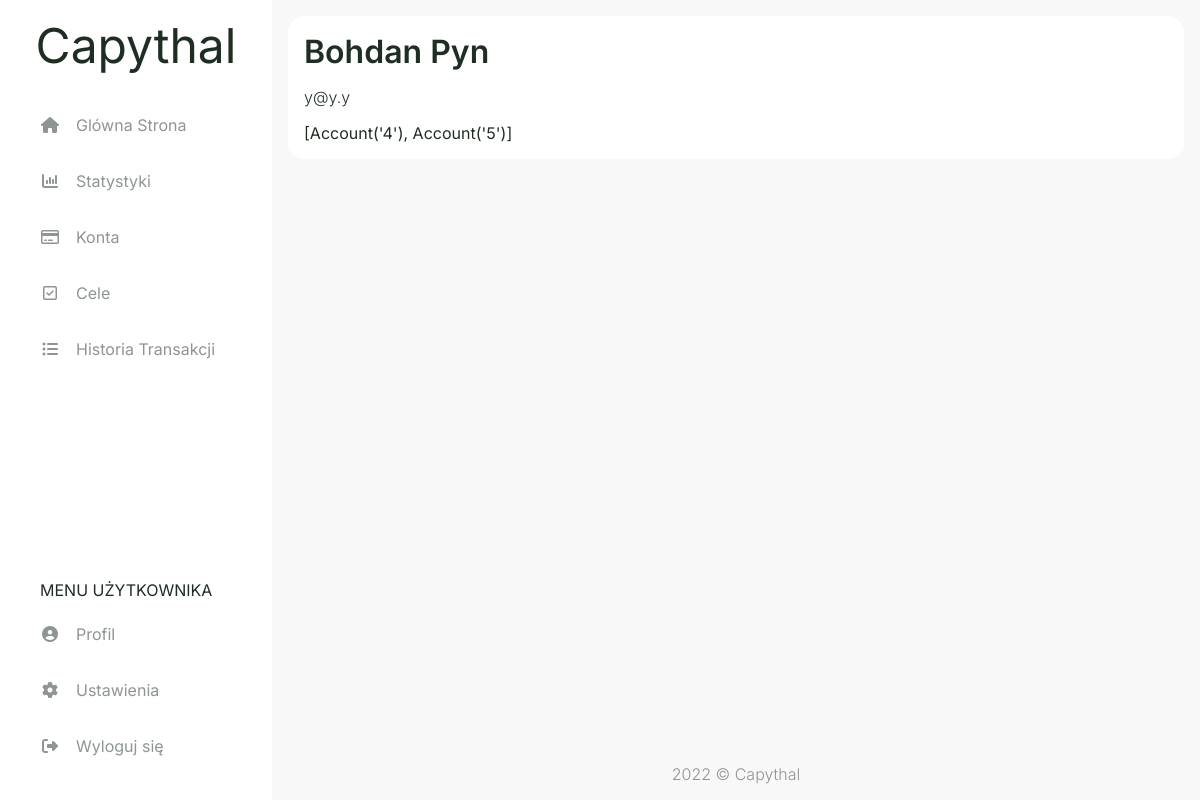
Before: /userpage (signed in) with the older database file.
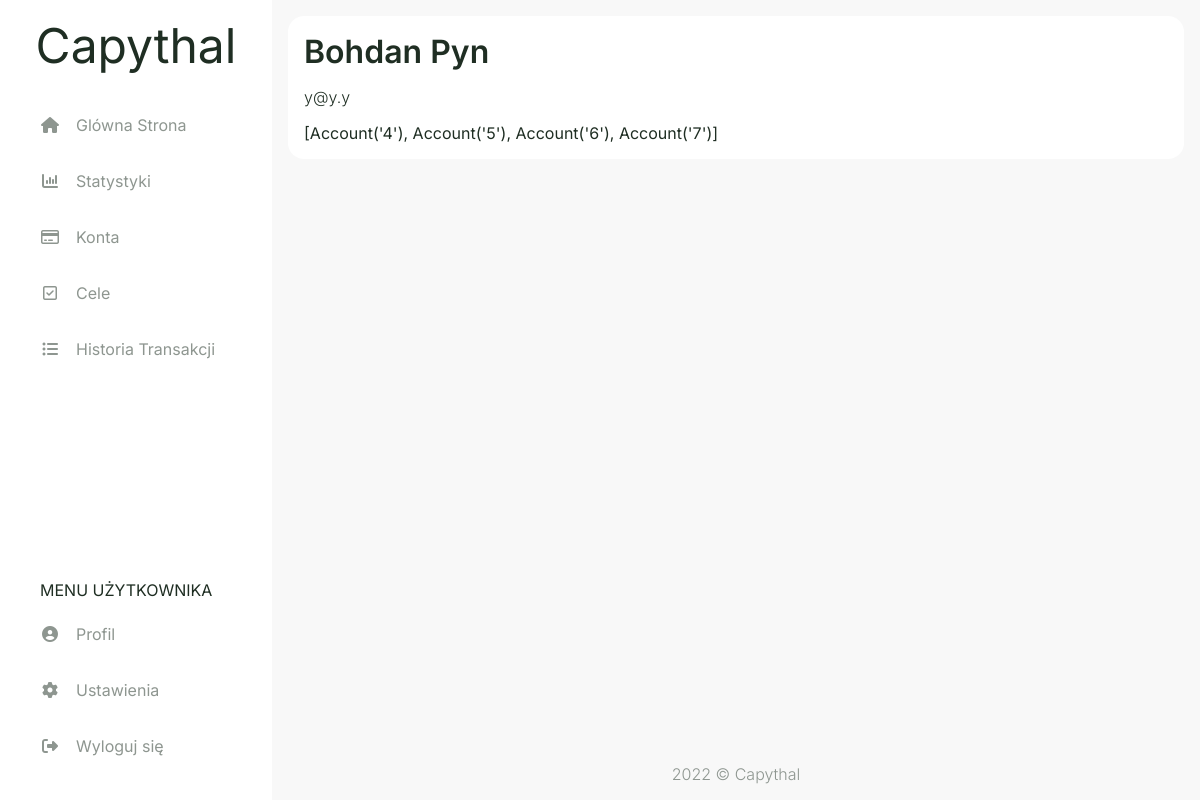
After: the same page with the newer database file.
### capythal/models.py (models this page shows)
class account(db.Model):
    id = db.Column(db.Integer, primary_key=True)
    user_id = db.Column(db.Integer, db.ForeignKey('user.id'), nullable=False)
    currency_id = db.Column(db.Integer, db.ForeignKey('currency.id'), nullable=False)
    card_id = db.Column(db.Integer, db.ForeignKey('card.id'))
    acc_type_id = db.Column(db.Integer, db.ForeignKey('acc_type.id'), nullable=False)
    style_id = db.Column(db.Integer, db.ForeignKey('style.id'), nullable=False)
    amount = db.Column(db.Float(20,2), default = 0)
    card_number = db.Column(db.String(4))
    fin_inst = db.Column(db.String(20))
    transaction = db.relationship("transaction", backref="account", lazy=True)
    settings = db.relationship("settings", back_populates="account", uselist=False)
    goal = db.relationship("goal", backref="account", lazy=True)
    def __repr__(self):
        return f"Account('{self.id}')"

### capythal/routes.py (the view)
@app.route('/userpage')
@login_required
def userpage():
    return render_template("userpage.html")

### capythal/models.py (called while the page is built)
@login_manager.user_loader
def load_user(user_id):
    return user.query.get(int(user_id))

### capythal/templates/userpage.html (shortened to what this page needs)
{% extends "layout.html" %}
{% set active_page = "userpage" %}
{% block head %}
  {{ super() }}
  <link rel="stylesheet" href="{{ url_for('static', filename='css/userpage.css') }}">
{% endblock %}
{% block content %}
<div class="userpage-flexbox">
  <div class="user-full-name">{{ current_user.name }} {{ current_user.surname }}</div>
  <div class="user-email">{{ current_user.email }}</div>
  <div class="test">{{ current_user.account }}</div>
</div>
{% endblock %}

Changed rows visible on the page:
changed account: account "[Account('4'), Account('5')]" → "[Account('4'), Account('5'), Account('6'), Account('7')]"
